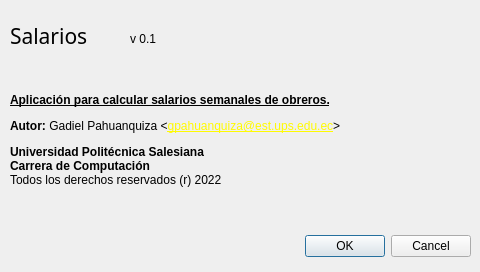
<?xml version="1.0" encoding="UTF-8"?>
<ui version="4.0">
 <class>Acerca</class>
 <widget class="QDialog" name="Acerca">
  <property name="geometry">
   <rect>
    <x>0</x>
    <y>0</y>
    <width>480</width>
    <height>272</height>
   </rect>
  </property>
  <property name="windowTitle">
   <string>Dialog</string>
  </property>
  <widget class="QDialogButtonBox" name="buttonBox">
   <property name="geometry">
    <rect>
     <x>10</x>
     <y>230</y>
     <width>461</width>
     <height>32</height>
    </rect>
   </property>
   <property name="orientation">
    <enum>Qt::Horizontal</enum>
   </property>
   <property name="standardButtons">
    <set>QDialogButtonBox::Cancel|QDialogButtonBox::Ok</set>
   </property>
  </widget>
  <widget class="QLabel" name="label">
   <property name="geometry">
    <rect>
     <x>10</x>
     <y>10</y>
     <width>131</width>
     <height>51</height>
    </rect>
   </property>
   <property name="font">
    <font>
     <family>Arial Black</family>
     <pointsize>16</pointsize>
    </font>
   </property>
   <property name="text">
    <string>Salarios</string>
   </property>
  </widget>
  <widget class="QLabel" name="label_4">
   <property name="geometry">
    <rect>
     <x>10</x>
     <y>70</y>
     <width>461</width>
     <height>141</height>
    </rect>
   </property>
   <property name="text">
    <string>&lt;html&gt;&lt;head/&gt;&lt;body&gt;&lt;p&gt;&lt;span style=&quot; font-weight:700; text-decoration: underline;&quot;&gt;Aplicación para calcular salarios semanales de obreros.&lt;/span&gt;&lt;/p&gt;&lt;p&gt;&lt;span style=&quot; font-weight:700;&quot;&gt;Autor: &lt;/span&gt;Gadiel Pahuanquiza &amp;lt;&lt;span style=&quot; text-decoration: underline; color:#fffb00;&quot;&gt;gpahuanquiza@est.ups.e&lt;/span&gt;&lt;a href=&quot;mailto:rtufino@ups.edu.ec&quot;&gt;&lt;span style=&quot; text-decoration: underline; color:#fffb00;&quot;&gt;du.ec&lt;/span&gt;&lt;/a&gt;&amp;gt;&lt;/p&gt;&lt;p&gt;&lt;span style=&quot; font-weight:700;&quot;&gt;Universidad Politécnica Salesiana&lt;br/&gt;Carrera de Computación&lt;/span&gt;&lt;br/&gt;Todos los derechos reservados (r) 2022&lt;/p&gt;&lt;/body&gt;&lt;/html&gt;</string>
   </property>
   <property name="textFormat">
    <enum>Qt::RichText</enum>
   </property>
  </widget>
  <widget class="QLabel" name="outVersion">
   <property name="geometry">
    <rect>
     <x>130</x>
     <y>30</y>
     <width>67</width>
     <height>17</height>
    </rect>
   </property>
   <property name="text">
    <string>v 0.1</string>
   </property>
  </widget>
 </widget>
 <resources/>
 <connections>
  <connection>
   <sender>buttonBox</sender>
   <signal>accepted()</signal>
   <receiver>Acerca</receiver>
   <slot>accept()</slot>
   <hints>
    <hint type="sourcelabel">
     <x>248</x>
     <y>254</y>
    </hint>
    <hint type="destinationlabel">
     <x>157</x>
     <y>274</y>
    </hint>
   </hints>
  </connection>
  <connection>
   <sender>buttonBox</sender>
   <signal>rejected()</signal>
   <receiver>Acerca</receiver>
   <slot>reject()</slot>
   <hints>
    <hint type="sourcelabel">
     <x>316</x>
     <y>260</y>
    </hint>
    <hint type="destinationlabel">
     <x>286</x>
     <y>274</y>
    </hint>
   </hints>
  </connection>
 </connections>
</ui>
